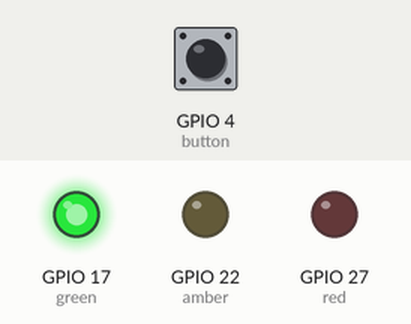
The program below on a simulated Raspberry Pi (BCM pin numbers). Parts: output pins drawn as LEDs (lit = HIGH). Inputs (shaded band) come from the test bench; at power-on: GPIO 4 (button) HIGH. Random numbers come from a fixed seed.

Above: at 1.2 s.
1.3 s: GPIO 4 (button) pulled LOW for 0.15 s
At 2.2 s:
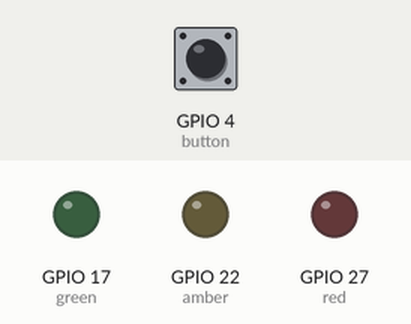
4.4 s: GPIO 4 (button) pulled LOW for 1 s
At 4.8 s:
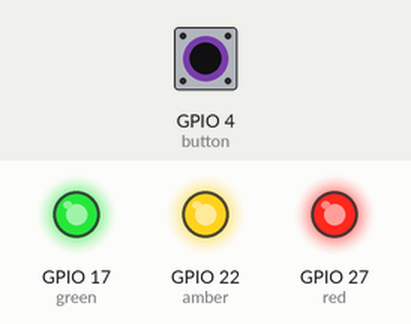
11.4 s: GPIO 4 (button) pulled LOW for 0.15 s
At 12.3 s:
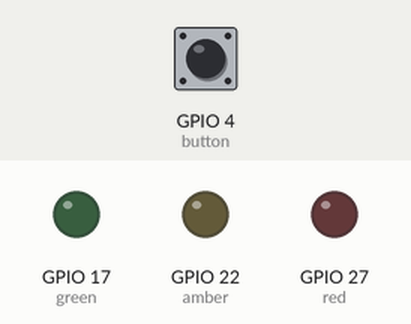
13.0 s: GPIO 4 (button) pulled LOW for 3.2 s
At 19.9 s:
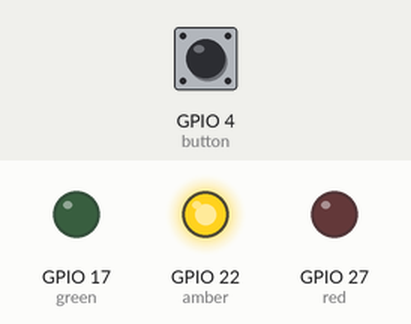
Timing chart, 0 to 20.2 s (numbered marks = the images above; inputs shaded):
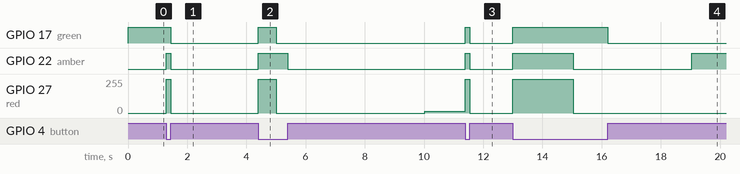

The program:

traffic.py
```python
#!/usr/bin/python
# -*- coding: utf-8 -*-

# See:
# https://gpiozero.readthedocs.io/en/stable/recipes.html#traffic-lights
# To restart after changing:
#   sudo systemctl restart traffic

from gpiozero import TrafficLights, Button
from time import sleep
from signal import pause
import random

RED = 27
YELLOW = 22
GREEN = 17
BUTTON_PIN = 4

lights = TrafficLights(RED, YELLOW, GREEN, pwm=True)
button = Button(BUTTON_PIN)

def main():
    button.when_pressed = lights.on
    button.when_released = lights.off
    lights.source = traffic_light_sequence()
    try:
        pause()
    except KeyboardInterrupt:
        quit()


def traffic_light_sequence():
    while True:
        yield (0, 0, 1) # green
        sleep(random.randrange(3,12))
        yield (0, 1, 0) # amber
        sleep(random.randrange(5,9))
        yield (0.05, 0, 0) # red
        sleep(random.randrange(3, 10))


if __name__ == "__main__":
    main()
```

Measured:
- after the input at 1.3 s, GPIO 17 (green): HIGH → LOW after 0.15 s; GPIO 22 (amber): LOW → HIGH at once, → LOW 0.15 s later; GPIO 27 (red): 0/255 → 255/255 at once, → 0/255 0.15 s later
- after the input at 4.4 s, GPIO 17 (green): LOW → HIGH at once, → LOW 0.61 s later
- after the input at 11.4 s, GPIO 17 (green), GPIO 22 (amber): LOW → HIGH at once, → LOW 0.15 s later; GPIO 27 (red): 13/255 → 255/255 at once, → 0/255 0.15 s later
- after the input at 13.0 s, GPIO 27 (red): 0/255 → 255/255 at once, → 0/255 2.0 s later
